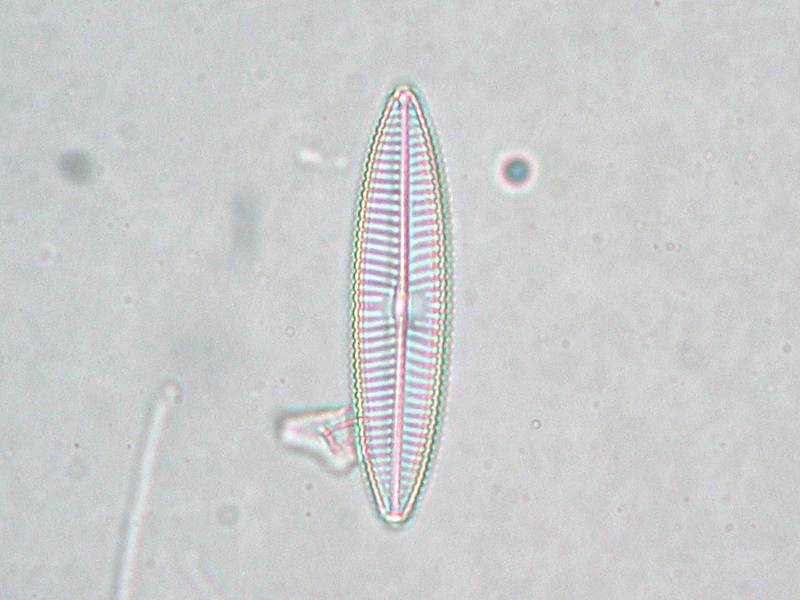
#> input picture Images/TestImages/Navicula.jpg, 800 x 600 px
$ python -i contourDetection.py   (imports and definitions only)   (older library calls are emulated)
#> lines starting #> are read from the running program, lines starting #| are printed output that depends on the picture; after the words box and inside, x2 and y2 are one past the last pixel; in counts of white or black regions, pixels touching at a corner belong together
#> further down, picture is the input picture: shape (600, 800, 3); mean B, G, R 205.8, 205.4, 203.9
import cv2
import numpy as np
import scipy
import mahotas


class ContourDetector:
    """
    Detect and compute contour geometry + 131 micro-image descriptors.
    """

    def __init__(self, image: np.ndarray, min_area=200):
#> called with min_area = 200
        self.min_area = min_area

        # ensure BGR format
        if len(image.shape) == 2:
            self.orig_img = cv2.cvtColor(image, cv2.COLOR_GRAY2BGR)
        else:
            self.orig_img = image.copy()

        self.img = cv2.cvtColor(self.orig_img, cv2.COLOR_BGR2GRAY)
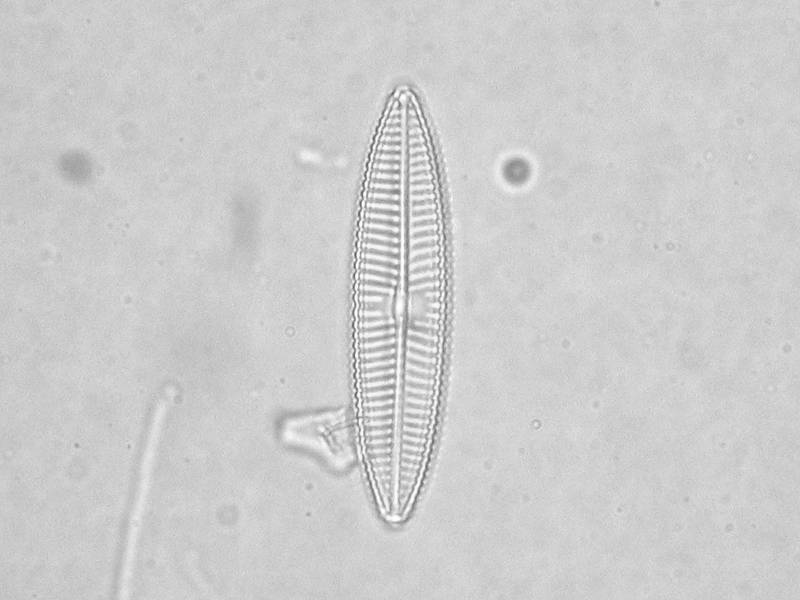
#> self.img: shape (600, 800); min 90, max 255, mean 204.9
        self._ensure_binary()

    def _ensure_binary(self):
        """Convert grayscale -> binary using Otsu only when required."""
        unique_vals = np.unique(self.img)
#> unique_vals = 164 values from 90 to 255

        if set(unique_vals).issubset({0, 255}):
            return

        _, th = cv2.threshold(
            self.img, 0, 255, cv2.THRESH_BINARY + cv2.THRESH_OTSU
        )
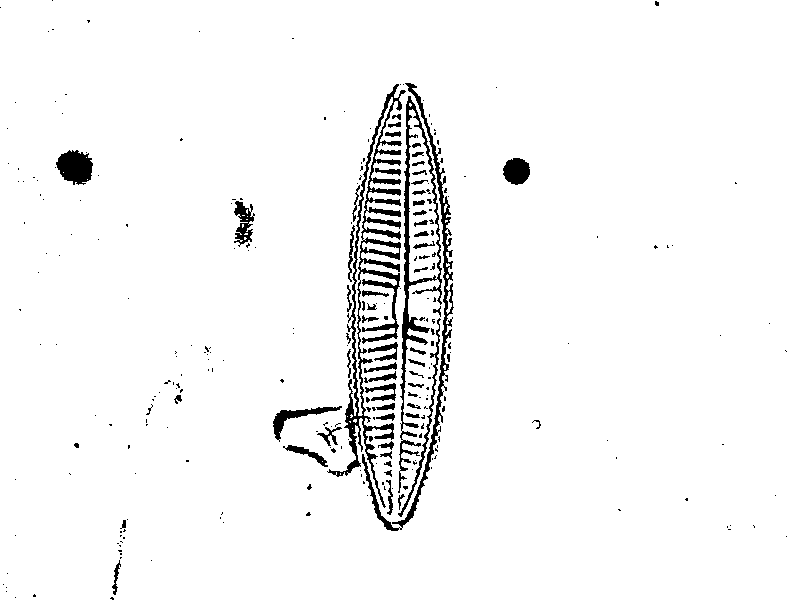
#> th: shape (600, 800); 96.2% white; 277 black regions (214 under 20 px), largest, box (x1, y1, x2, y2) and area: (327, 84, 406, 508) 5397, (398, 96, 442, 493) 2612, (362, 83, 454, 531) 2572
        self.img = th

    # [7 lines left out: function find_contours, not called in this run]

    def compute_properties(self):
        props = []

        for cnt in self.contours:

            # ---------------- AREA ----------------
            area = cv2.contourArea(cnt)
            M = cv2.moments(cnt)
            area_moment = M["m00"]

            # ---------------- CENTROID -------------
            M = cv2.moments(cnt)
            if M["m00"] != 0:
                cx = int(M["m10"] / M["m00"])
                cy = int(M["m01"] / M["m00"])
            else:
                cx, cy = 0, 0
            # ---------------- PERIMETER ----------------
            perimeter = cv2.arcLength(cnt, True)

            # ---------------- CIRCULARITY ----------------
            circularity = (4 * np.pi * area) / (perimeter ** 2) if perimeter > 0 else 0

            # ---------------- ELLIPSE FIT ----------------
            if len(cnt) >= 5:
                ellipse = cv2.fitEllipse(cnt)
                (xc, yc), (MA, ma), angle = ellipse
                major_axis = max(MA, ma)
                minor_axis = min(MA, ma)
                a, b = major_axis / 2, minor_axis / 2

                eccentricity = np.sqrt(1 - (b*b)/(a*a)) if a > 0 else 0
                roundness = minor_axis / major_axis if major_axis > 0 else 0
            else:
                major_axis = minor_axis = eccentricity = roundness = 0

            # ---------------- EQUIVALENT DIAMETER ----------------
            equivalent_diameter = np.sqrt(4 * area / np.pi) if area > 0 else 0

            # ---------------- BOUNDING BOX ----------------
            x, y, w, h = cv2.boundingRect(cnt)
            rectangularity = area / (w*h) if w*h > 0 else 0
            shape_factor = (perimeter * perimeter) / area if area > 0 else 0
            width_bb, height_bb = w, h

            # ---------------- CONVEXITY & SOLIDITY ----------------
            hull = cv2.convexHull(cnt)
            hull_area = cv2.contourArea(hull)
            convexity = cv2.arcLength(hull, True) / perimeter if perimeter > 0 else 0
            solidity = area / hull_area if hull_area > 0 else 0
            extent = area / (w*h) if w*h > 0 else 0

            # ---------------- HU MOMENTS ----------------
            hu = cv2.HuMoments(M).flatten()
            hu_log = -np.sign(hu) * np.log10(np.abs(hu) + 1e-12)

            # ---------------- ZERNIKE MOMENTS ----------------
            mask = np.zeros(self.img.shape, dtype=np.uint8)
            cv2.drawContours(mask, [cnt], -1, 255, -1)

            radius = min(mask.shape) // 2
            zernike = mahotas.features.zernike_moments(mask, radius)

            # ---------------- COLOR FEATURES ----------------
            img_bgr = self.orig_img.copy()
            b, g, r = cv2.split(img_bgr)
            eps = 1e-12

            ratio_rg = np.mean(r) / (np.mean(g) + eps)
            ratio_rb = np.mean(r) / (np.mean(b) + eps)
            ratio_bg = np.mean(b) / (np.mean(g) + eps)

            gray = cv2.cvtColor(img_bgr, cv2.COLOR_BGR2GRAY)
            gray_mean = np.mean(gray)
            gray_std = np.std(gray)
            gray_skew = scipy.stats.skew(gray.reshape(-1))
            gray_kurt = scipy.stats.kurtosis(gray.reshape(-1))

            hist = cv2.calcHist([gray], [0], None, [256], [0, 256])
            hist_norm = hist / (hist.sum() + eps)
            entropy = -np.sum(hist_norm * np.log2(hist_norm + eps))

            # ---------------- HARALICK FEATURES ----------------
            gray_har = gray.astype(np.uint8)
            haralick_full = mahotas.features.haralick(gray_har, return_mean=False)
            har = haralick_full.mean(axis=0)

            # ---------------- LBP (54 FEATURES) ----------------
            from skimage.feature import local_binary_pattern
            P, R = 8, 1
            lbp = local_binary_pattern(gray, P, R, method="uniform")

            hist_lbp, _ = np.histogram(lbp.ravel(), bins=59, range=(0, 59))
            hist_lbp = hist_lbp.astype(float) / (hist_lbp.sum() + eps)
            lbp_54 = hist_lbp[:54]

            # ---------------- FOURIER DESCRIPTORS (10) ----------------
            cnt_np = cnt.squeeze()
            if len(cnt_np.shape) == 2 and cnt_np.shape[0] > 20:
                complex_cnt = cnt_np[:, 0] + 1j * cnt_np[:, 1]
                fd = np.fft.fft(complex_cnt)
                fd_mag = np.abs(fd)
                fourier_10 = fd_mag[1:11] / (fd_mag[1] + eps)
            else:
                fourier_10 = np.zeros(10)

            # ---------------- ASSEMBLE FEATURE DICT ----------------
            feature = {
                # Geometric (17)
                "area": area,
                "area_moment": area_moment,
                "perimeter": perimeter,
                "circularity": circularity,
                "major_axis": major_axis,
                "minor_axis": minor_axis,
                "eccentricity": eccentricity,
                "equivalent_diameter": equivalent_diameter,
                "width_bb": width_bb,
                "height_bb": height_bb,
                "rectangularity": rectangularity,
                "roundness": roundness,
                "shape_factor": shape_factor,
                "convexity": convexity,
                "solidity": solidity,
                "extent": extent,
                "centroid": (cx, cy),

                # Hu (7)
                **{f"hu_{i+1}": hu_log[i] for i in range(7)},

                # Zernike (25)
                **{f"z_{i}": zernike[i] for i in range(25)},

                # Color/Gray (8)
                "ratio_rg": ratio_rg,
                "ratio_rb": ratio_rb,
                "ratio_bg": ratio_bg,
                "gray_mean": gray_mean,
                "gray_std": gray_std,
                "gray_skew": gray_skew,
                "gray_kurt": gray_kurt,
                "gray_entropy": entropy,

                # Haralick (13)
                **{f"h_{i}": har[i] for i in range(13)},

                # LBP (54)
                **{f"lbp_{i}": lbp_54[i] for i in range(54)},

                # Fourier (10)
                **{f"fourier_{i}": fourier_10[i] for i in range(10)},

                "contour": cnt
            }

            props.append(feature)
#> after the loop, props = []

        return props

    def get_big_contours(self):
        return [p for p in self.compute_properties() if p["area"] >= self.min_area]

    # [37 lines left out: functions draw_big_contours, show, not called in this run]

>>> import cv2
>>> picture = cv2.imread('../../../Images/TestImages/Navicula.jpg')
#> (the run stopped early here; a loop or call above may not have finished)
